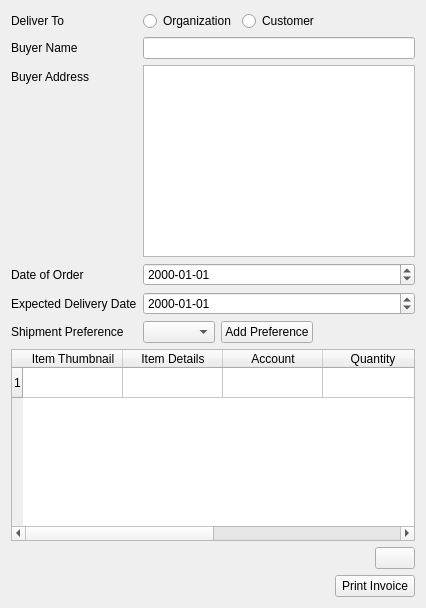
                   <widget class="QWidget" name="tab">
                    <attribute name="icon">
                     <iconset>
                      <normaloff>../../../../../fontawesome-free-5.9.0-desktop/svgs/solid/plus.svg</normaloff>../../../../../fontawesome-free-5.9.0-desktop/svgs/solid/plus.svg</iconset>
                    </attribute>
                    <attribute name="title">
                     <string>Add</string>
                    </attribute>
                    <layout class="QGridLayout" name="gridLayout_10" columnstretch="5,1,0">
                     <item row="1" column="0">
                      <spacer name="horizontalSpacer_10">
                       <property name="orientation">
                        <enum>Qt::Horizontal</enum>
                       </property>
                       <property name="sizeHint" stdset="0">
                        <size>
                         <width>40</width>
                         <height>20</height>
                        </size>
                       </property>
                      </spacer>
                     </item>
                     <item row="0" column="0" colspan="3">
                      <layout class="QFormLayout" name="formLayout_2">
                       <property name="labelAlignment">
                        <set>Qt::AlignLeading|Qt::AlignLeft|Qt::AlignVCenter</set>
                       </property>
                       <item row="0" column="0">
                        <widget class="QLabel" name="label_13">
                         <property name="text">
                          <string>Deliver To</string>
                         </property>
                        </widget>
                       </item>
                       <item row="0" column="1">
                        <layout class="QHBoxLayout" name="horizontalLayout">
                         <item>
                          <widget class="QRadioButton" name="om_organizationRadio">
                           <property name="text">
                            <string>Organization</string>
                           </property>
                          </widget>
                         </item>
                         <item>
                          <widget class="QRadioButton" name="om_customerRadio">
                           <property name="text">
                            <string>Customer</string>
                           </property>
                          </widget>
                         </item>
                         <item>
                          <spacer name="horizontalSpacer_13">
                           <property name="orientation">
                            <enum>Qt::Horizontal</enum>
                           </property>
                           <property name="sizeHint" stdset="0">
                            <size>
                             <width>40</width>
                             <height>20</height>
                            </size>
                           </property>
                          </spacer>
                         </item>
                        </layout>
                       </item>
                       <item row="1" column="0">
                        <widget class="QLabel" name="label_18">
                         <property name="text">
                          <string>Buyer Name</string>
                         </property>
                        </widget>
                       </item>
                       <item row="1" column="1">
                        <widget class="QLineEdit" name="om_buyerName"/>
                       </item>
                       <item row="2" column="0">
                        <widget class="QLabel" name="label_19">
                         <property name="text">
                          <string>Buyer Address</string>
                         </property>
                        </widget>
                       </item>
                       <item row="2" column="1">
                        <widget class="QTextEdit" name="om_buyerAddress"/>
                       </item>
                       <item row="3" column="0">
                        <widget class="QLabel" name="label_16">
                         <property name="text">
                          <string>Date of Order</string>
                         </property>
                        </widget>
                       </item>
                       <item row="3" column="1">
                        <widget class="QDateEdit" name="om_orderDate">
                         <property name="displayFormat">
                          <string>yyyy-MM-dd</string>
                         </property>
                        </widget>
                       </item>
                       <item row="4" column="0">
                        <widget class="QLabel" name="label_17">
                         <property name="text">
                          <string>Expected Delivery Date</string>
                         </property>
                        </widget>
                       </item>
                       <item row="4" column="1">
                        <widget class="QDateEdit" name="om_expDelDate">
                         <property name="displayFormat">
                          <string>yyyy-MM-dd</string>
                         </property>
                        </widget>
                       </item>
                       <item row="5" column="0">
                        <widget class="QLabel" name="label_20">
                         <property name="text">
                          <string>Shipment Preference</string>
                         </property>
                        </widget>
                       </item>
                       <item row="5" column="1">
                        <layout class="QGridLayout" name="gridLayout_15">
                         <item row="0" column="0">
                          <widget class="QComboBox" name="om_selectShipmentPref"/>
                         </item>
                         <item row="0" column="1">
                          <widget class="QPushButton" name="om_addShipmentPref">
                           <property name="text">
                            <string>Add Preference</string>
                           </property>
                          </widget>
                         </item>
                         <item row="0" column="2">
                          <spacer name="horizontalSpacer_17">
                           <property name="orientation">
                            <enum>Qt::Horizontal</enum>
                           </property>
                           <property name="sizeHint" stdset="0">
                            <size>
                             <width>40</width>
                             <height>20</height>
                            </size>
                           </property>
                          </spacer>
                         </item>
                        </layout>
                       </item>
                       <item row="6" column="0" colspan="2">
                        <widget class="QTableWidget" name="om_itemTable">
                         <row>
                          <property name="text">
                           <string>1</string>
                          </property>
                         </row>
                         <column>
                          <property name="text">
                           <string>Item Thumbnail</string>
                          </property>
                         </column>
                         <column>
                          <property name="text">
                           <string>Item Details</string>
                          </property>
                         </column>
                         <column>
                          <property name="text">
                           <string>Account</string>
                          </property>
                         </column>
                         <column>
                          <property name="text">
                           <string>Quantity</string>
                          </property>
                         </column>
                         <column>
                          <property name="text">
                           <string>Rate</string>
                          </property>
                         </column>
                         <column>
                          <property name="text">
                           <string>Amount</string>
                          </property>
                         </column>
                         <item row="0" column="0">
                          <property name="text">
                           <string/>
                          </property>
                         </item>
                        </widget>
                       </item>
                       <item row="8" column="1">
                        <layout class="QGridLayout" name="gridLayout_17">
                         <item row="0" column="0">
                          <spacer name="horizontalSpacer_7">
                           <property name="orientation">
                            <enum>Qt::Horizontal</enum>
                           </property>
                           <property name="sizeHint" stdset="0">
                            <size>
                             <width>40</width>
                             <height>20</height>
                            </size>
                           </property>
                          </spacer>
                         </item>
                         <item row="0" column="1">
                          <widget class="QPushButton" name="addToTableBtn">
                           <property name="maximumSize">
                            <size>
                             <width>16777215</width>
                             <height>16777215</height>
                            </size>
                           </property>
                           <property name="text">
                            <string/>
                           </property>
                           <property name="icon">
                            <iconset>
                             <normaloff>../../../../../fontawesome-free-5.9.0-desktop/svgs/solid/plus.svg</normaloff>../../../../../fontawesome-free-5.9.0-desktop/svgs/solid/plus.svg</iconset>
                           </property>
                          </widget>
                         </item>
                        </layout>
                       </item>
                      </layout>
                     </item>
                     <item row="1" column="1" colspan="2">
                      <widget class="QPushButton" name="om_printInvoice">
                       <property name="text">
                        <string>Print Invoice</string>
                       </property>
                       <property name="icon">
                        <iconset>
                         <normaloff>../../../../../fontawesome-free-5.9.0-desktop/svgs/solid/print.svg</normaloff>../../../../../fontawesome-free-5.9.0-desktop/svgs/solid/print.svg</iconset>
                       </property>
                      </widget>
                     </item>
                    </layout>
                   </widget>
